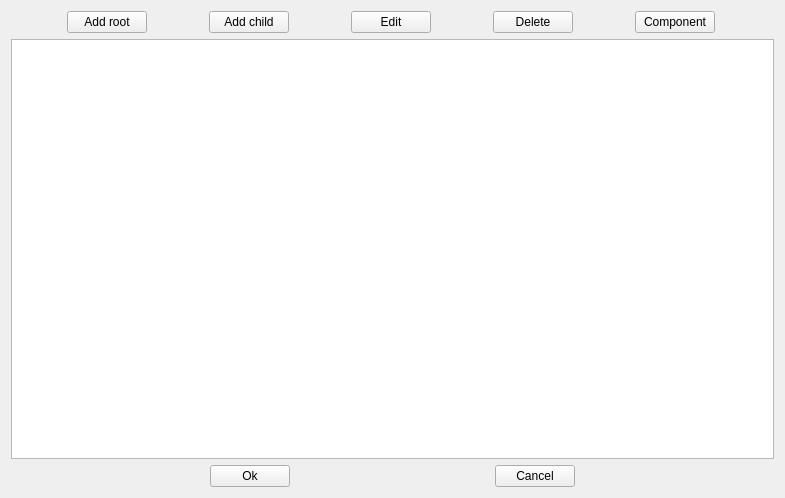
<?xml version="1.0" encoding="UTF-8"?>
<ui version="4.0">
 <class>FuncBlocksForm</class>
 <widget class="QWidget" name="FuncBlocksForm">
  <property name="geometry">
   <rect>
    <x>0</x>
    <y>0</y>
    <width>785</width>
    <height>498</height>
   </rect>
  </property>
  <property name="windowTitle">
   <string>Form</string>
  </property>
  <layout class="QVBoxLayout" name="verticalLayout">
   <item>
    <layout class="QHBoxLayout" name="horizontalLayout_2">
     <item>
      <widget class="QPushButton" name="addTopBlockButton">
       <property name="sizePolicy">
        <sizepolicy hsizetype="Fixed" vsizetype="Fixed">
         <horstretch>0</horstretch>
         <verstretch>0</verstretch>
        </sizepolicy>
       </property>
       <property name="text">
        <string>Add root</string>
       </property>
      </widget>
     </item>
     <item>
      <widget class="QPushButton" name="addButton">
       <property name="sizePolicy">
        <sizepolicy hsizetype="Fixed" vsizetype="Fixed">
         <horstretch>0</horstretch>
         <verstretch>0</verstretch>
        </sizepolicy>
       </property>
       <property name="text">
        <string>Add child</string>
       </property>
      </widget>
     </item>
     <item>
      <widget class="QPushButton" name="editButton">
       <property name="sizePolicy">
        <sizepolicy hsizetype="Fixed" vsizetype="Fixed">
         <horstretch>0</horstretch>
         <verstretch>0</verstretch>
        </sizepolicy>
       </property>
       <property name="text">
        <string>Edit</string>
       </property>
      </widget>
     </item>
     <item>
      <widget class="QPushButton" name="deleteButton">
       <property name="sizePolicy">
        <sizepolicy hsizetype="Fixed" vsizetype="Fixed">
         <horstretch>0</horstretch>
         <verstretch>0</verstretch>
        </sizepolicy>
       </property>
       <property name="text">
        <string>Delete</string>
       </property>
      </widget>
     </item>
     <item>
      <widget class="QPushButton" name="compButton">
       <property name="sizePolicy">
        <sizepolicy hsizetype="Fixed" vsizetype="Fixed">
         <horstretch>0</horstretch>
         <verstretch>0</verstretch>
        </sizepolicy>
       </property>
       <property name="text">
        <string>Component</string>
       </property>
      </widget>
     </item>
    </layout>
   </item>
   <item>
    <widget class="QTreeView" name="treeView">
     <property name="editTriggers">
      <set>QAbstractItemView::NoEditTriggers</set>
     </property>
    </widget>
   </item>
   <item>
    <layout class="QHBoxLayout" name="horizontalLayout">
     <item>
      <widget class="QPushButton" name="okButton">
       <property name="sizePolicy">
        <sizepolicy hsizetype="Fixed" vsizetype="Fixed">
         <horstretch>0</horstretch>
         <verstretch>0</verstretch>
        </sizepolicy>
       </property>
       <property name="text">
        <string>Ok</string>
       </property>
      </widget>
     </item>
     <item>
      <widget class="QPushButton" name="cancelButton">
       <property name="sizePolicy">
        <sizepolicy hsizetype="Fixed" vsizetype="Fixed">
         <horstretch>0</horstretch>
         <verstretch>0</verstretch>
        </sizepolicy>
       </property>
       <property name="text">
        <string>Cancel</string>
       </property>
      </widget>
     </item>
    </layout>
   </item>
  </layout>
 </widget>
 <resources/>
 <connections/>
</ui>
